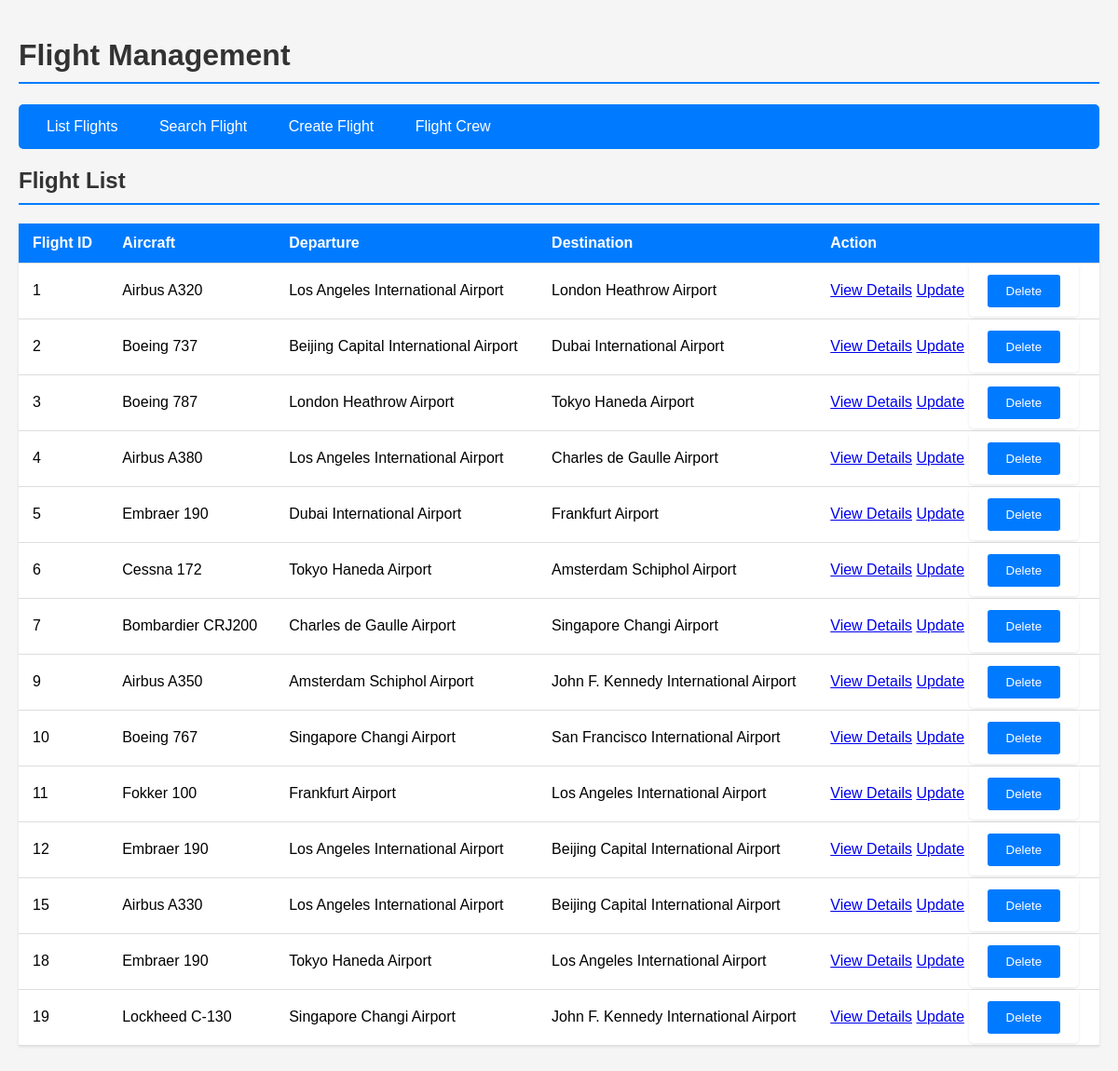
The app's page /flight with its own data.
### tables this page shows
CREATE TABLE "flight" (
        id INTEGER PRIMARY KEY AUTOINCREMENT,
        NUMVOL INTEGER NOT NULL,
        APORTDEP VARCHAR(255) NOT NULL,
        APORTARR VARCHAR(255) NOT NULL,
        HDEP TIME NOT NULL,
        durvol TIME NOT NULL,
        jvol TEXT NOT NULL CHECK (jvol IN ('Monday', 'Tuesday', 'Wednesday', 'Thursday', 'Friday', 'Saturday', 'Sunday')),
        FOREIGN KEY(APORTDEP) REFERENCES airport(CODEV) ON DELETE CASCADE,
        FOREIGN KEY(APORTARR) REFERENCES airport(CODEV) ON DELETE CASCADE,
        FOREIGN KEY(NUMVOL) REFERENCES aircraft(NUMAV) ON DELETE RESTRICT
    );

CREATE TABLE "aircraft" (
    NUMAV INTEGER PRIMARY  KEY AUTOINCREMENT NOT NULL,
    TYPE VARCHAR(200) NOT NULL,
    datems DATE NOT NULL,
    NBHDDREV INTEGER DEFAULT 0,
    status TEXT NOT NULL CHECK (status IN ('ReqMaintenance','Available', 'In Maintenance', 'Out of Service')));

CREATE TABLE airport (
        CODEV CHAR(3) PRIMARY KEY NOT NULL,
        NOM VARCHAR(50) NOT NULL,
        Pays VARCHAR(50) NOT NULL,
        VILLE VARCHAR(50) NOT NULL
    );

### routes/flight_routes.py (the view, shortened to what this page needs)
@flight_routes.route("/flight", methods=["GET", "POST"])
def flight():
    action = request.args.get("action", "list")
    flight_id = request.args.get("id", type=int)
    day = request.form.get("day","")
    depart=request.form.get("depart","")
    hddep=request.form.get("hddep","")
    context = {}
    if action == "list":
        context["flights"] = Vol.get_all_vol()
        context["total_flights"] = Vol.count_flights()
        context["view"] = "list"
    elif action == "details" and flight_id:
        context["flight"] = Vol.get_vol(flight_id)
        context["view"] = "details"
    elif action == "delete" and flight_id and request.method == "POST":
        Vol.delete_vol(flight_id)
        return redirect(url_for('flight_routes.flight', action='list'))
    return render_template("flight.html", context=context)

### models/flight.py (called while the page is built)
    @staticmethod
    def get_db_connection():
        conn=sqlite3.connect("airplain.db")
        conn.row_factory=sqlite3.Row
        return conn

    @staticmethod
    def get_all_vol():
        conn=Vol.get_db_connection()
        cursor = conn.cursor()
        cursor.execute("""SELECT v.id, a.TYPE, dep.NOM AS APORTDEP, arr.NOM AS APORTARR FROM flight v
                        INNER JOIN airport dep ON v.APORTDEP = dep.CODEV
                        INNER JOIN airport arr ON v.APORTARR = arr.CODEV
                        INNER JOIN aircraft a ON v.NUMVOL = a.NUMAV""")
        rows=cursor.fetchall()
        conn.close()
        if rows:
            return rows
        return None

    @staticmethod
    def count_flights():
        conn = Vol.get_db_connection()
        cursor = conn.cursor()
        cursor.execute("SELECT COUNT(*) FROM flight")
        count = cursor.fetchone()[0]
        conn.close()
        return count

### templates/flight.html (shortened to what this page needs)
<!DOCTYPE html>
<html lang="en">
<head>
</head>
<body>
    <h1>Flight Management</h1>
    <nav>
        <a href="{{ url_for('flight_routes.flight', action='list') }}">List Flights</a>
        <a href="{{ url_for('flight_routes.flight', action='search') }}">Search Flight</a>
        <a href="{{ url_for('flight_routes.flight', action='create') }}">Create Flight</a>
        <a href="{{ url_for('crew_routes.crew', action='list') }}">Flight Crew</a>
    </nav>
    {% if context.view == "list" %}
        <h2>Flight List</h2>
        <table>
            <thead>
                <tr>
                    <th>Flight ID</th>
                    <th>Aircraft </th>
                    <th>Departure</th>
                    <th>Destination</th>
                    <th>Action</th>
                </tr>
            </thead>
            <tbody>
                {% for flight in context["flights"] %}
                    <tr>
                        <td>{{ flight[0] }}</td>
                        <td>{{ flight[1] }}</td>
                        <td>{{ flight[2] }}</td>
                        <td>{{ flight[3] }}</td>
                        <td>
                            <a href="{{ url_for('flight_routes.flight', action='details', id=flight[0]) }}">View Details</a>
                            <a href="{{ url_for('flight_routes.flight', action='update', id=flight[0]) }}">Update</a>
                            <form method="POST" action="{{ url_for('flight_routes.flight', action='delete', id=flight[0]) }}" style="display:inline;">
                                <button type="submit" onclick="return confirm('Are you sure you want to delete this flight?')">Delete</button>
                            </form>
                        </td>
                    </tr>
                {% endfor %}
            </tbody>
        </table>
    {% endif %}
</body>
</html>

### templates/flight.html (style rules this page uses)
body { font-family: Arial, sans-serif; max-width: 1200px; margin: 0 auto; padding: 20px; background-color: #f5f5f5; }
h1, h2 { color: #333; border-bottom: 2px solid #007bff; padding-bottom: 10px; }
nav { background-color: #007bff; padding: 15px; border-radius: 5px; margin: 20px 0; }
nav a { color: white; text-decoration: none; padding: 8px 15px; margin-right: 10px; border-radius: 3px; transition: background-color 0.3s; }
table { width: 100%; border-collapse: collapse; margin: 20px 0; background-color: white; box-shadow: 0 1px 3px rgba(0,0,0,0.1); }
th, td { padding: 12px 15px; text-align: left; border-bottom: 1px solid #ddd; }
th { background-color: #007bff; color: white; }
form { background-color: white; padding: 20px; border-radius: 5px; box-shadow: 0 1px 3px rgba(0,0,0,0.1); }
button { background-color: #007bff; color: white; border: none; padding: 10px 20px; border-radius: 3px; cursor: pointer; transition: background-color 0.3s; }

### records on screen
flight: id "1", TYPE "Airbus A320", NOM "Los Angeles International Airport", NOM "London Heathrow Airport"
flight: id "2", TYPE "Boeing 737", NOM "Beijing Capital International Airport", NOM "Dubai International Airport"
flight: id "3", TYPE "Boeing 787", NOM "London Heathrow Airport", NOM "Tokyo Haneda Airport"
flight: id "4", TYPE "Airbus A380", NOM "Los Angeles International Airport", NOM "Charles de Gaulle Airport"
flight: id "5", TYPE "Embraer 190", NOM "Dubai International Airport", NOM "Frankfurt Airport"
flight: id "6", TYPE "Cessna 172", NOM "Tokyo Haneda Airport", NOM "Amsterdam Schiphol Airport"
flight: id "7", TYPE "Bombardier CRJ200", NOM "Charles de Gaulle Airport", NOM "Singapore Changi Airport"
flight: id "9", TYPE "Airbus A350", NOM "Amsterdam Schiphol Airport", NOM "John F. Kennedy International Airport"
flight: id "10", TYPE "Boeing 767", NOM "Singapore Changi Airport", NOM "San Francisco International Airport"
flight: id "11", TYPE "Fokker 100", NOM "Frankfurt Airport", NOM "Los Angeles International Airport"
flight: id "12", TYPE "Embraer 190", NOM "Los Angeles International Airport", NOM "Beijing Capital International Airport"
flight: id "15", TYPE "Airbus A330", NOM "Los Angeles International Airport", NOM "Beijing Capital International Airport"
flight: id "18", TYPE "Embraer 190", NOM "Tokyo Haneda Airport", NOM "Los Angeles International Airport"
flight: id "19", TYPE "Lockheed C-130", NOM "Singapore Changi Airport", NOM "John F. Kennedy International Airport"
